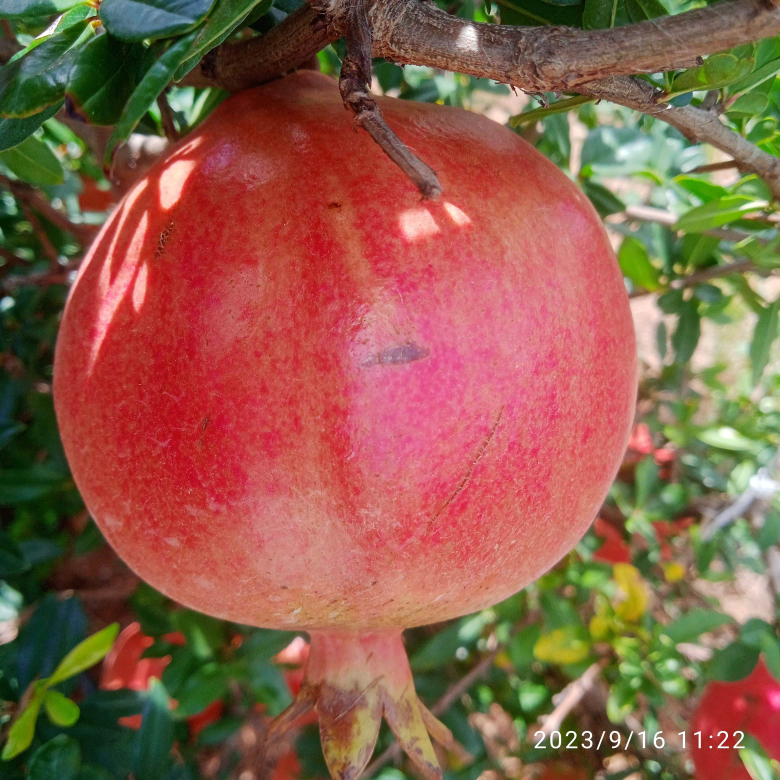
#> input picture HR/IMG_20230916_112202.jpg, 3120 x 3120 px (shown at 1/4 size); its folder holds only this picture in this run
$ jupyter execute Downscale.ipynb
#> lines starting #> are read from the running program, lines starting #| are printed output that depends on the picture
[cell 1]
import os
import cv2
import numpy as np
from tqdm import tqdm

def pixelate_image(image_path, scale_percent, pixelation_factor):
    # Read the image
#> called with image_path = 'HR/IMG_20230916_112202.jpg', scale_percent = 75, pixelation_factor = 20
    img = cv2.imread(image_path, cv2.IMREAD_UNCHANGED)
#> img is the input picture: shape (3120, 3120, 3); mean B, G, R 74.4, 94.6, 140.4

    # Calculate the new dimensions
    width = int(img.shape[1] * scale_percent / 100)
#> width = 2340
    height = int(img.shape[0] * scale_percent / 100)
#> height = 2340
    dim = (width, height)
#> dim = (2340, 2340)

    # Calculate dimensions for pixelation
    small_width = max(1, int(width / pixelation_factor))
#> small_width = 117
    small_height = max(1, int(height / pixelation_factor))
#> small_height = 117
    small_dim = (small_width, small_height)
#> small_dim = (117, 117)

    # Downscale the image to a very small size
    small_img = cv2.resize(img, small_dim, interpolation=cv2.INTER_LINEAR)
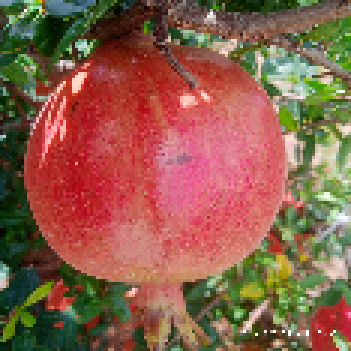
#> small_img: shape (117, 117, 3) (shown 3 times larger); mean B, G, R 74.3, 94.4, 140.3

    # Upscale the image to the desired size
    result = cv2.resize(small_img, dim, interpolation=cv2.INTER_NEAREST)
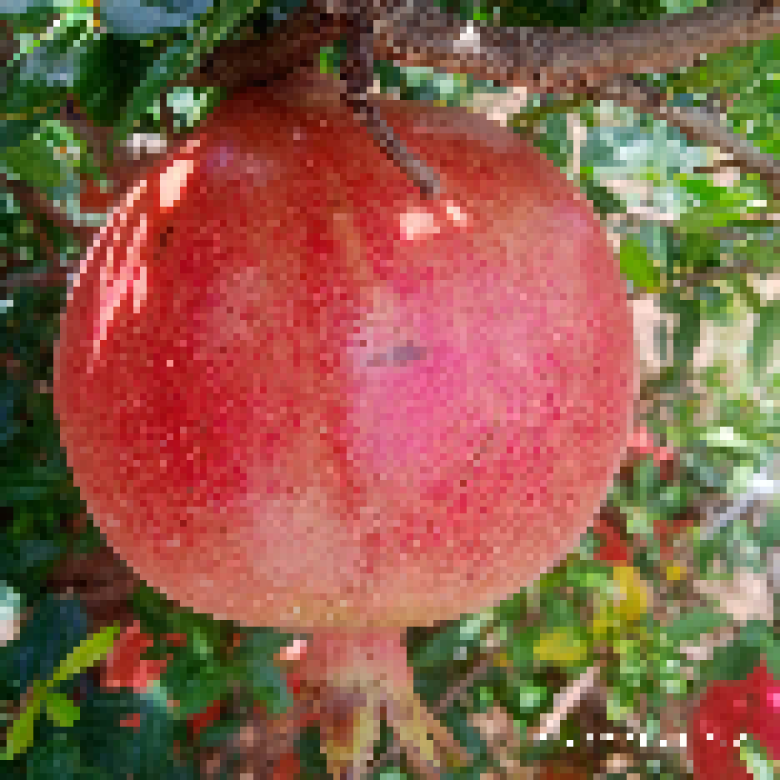
#> result: shape (2340, 2340, 3) (shown at 1/3 size); mean B, G, R 74.3, 94.4, 140.3

    return result

def process_directory(input_dir, output_dir, scale_percent, pixelation_factor):
    if not os.path.exists(output_dir):
        os.makedirs(output_dir)

    image_files = [f for f in os.listdir(input_dir) if f.lower().endswith(('.png', '.jpg', '.jpeg', '.tiff', '.bmp'))]

    for image_file in tqdm(image_files, desc="Processing images"):
        input_path = os.path.join(input_dir, image_file)
        output_path = os.path.join(output_dir, image_file)

        pixelated_img = pixelate_image(input_path, scale_percent, pixelation_factor)

        cv2.imwrite(output_path, pixelated_img)

# Set your input and output directories
input_directory = "HR"
output_directory = "LR"

# Set the scale percentage (e.g., 50 for half the original size)
scale_percent = 75

# Set the pixelation factor (higher values create more pixelation)
pixelation_factor = 20

# Process the images
process_directory(input_directory, output_directory, scale_percent, pixelation_factor)

print("Image processing completed!")

$ run again, on HR/IMG_20230916_112244.jpg
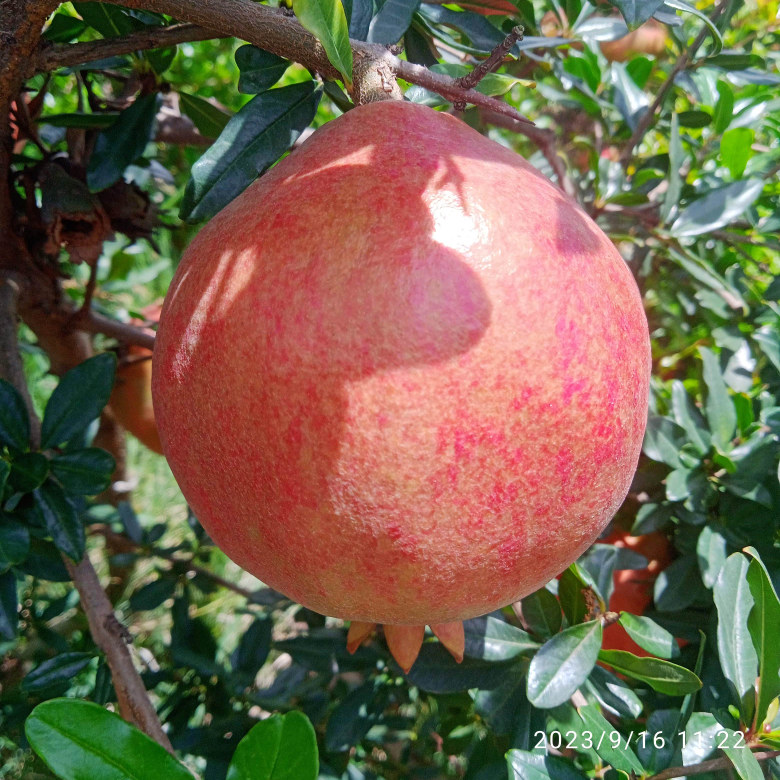
#> input picture HR/IMG_20230916_112244.jpg, 3120 x 3120 px (shown at 1/4 size)
#> in pixelate_image, img is the input picture: shape (3120, 3120, 3); mean B, G, R 77.7, 99.6, 115.8
#> in pixelate_image, `small_img = cv2.resize(img, small_dim, interpolation=cv2.INTER_LINEAR)`:
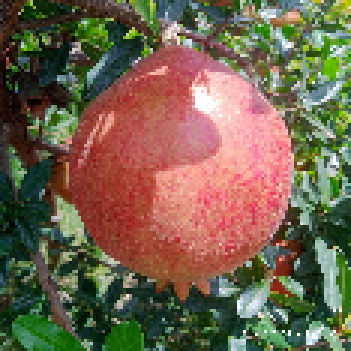
#> small_img: shape (117, 117, 3) (shown 3 times larger); mean B, G, R 77.6, 99.5, 115.7
#> in pixelate_image, `result = cv2.resize(small_img, dim, interpolation=cv2.INTER_NEAREST)`:
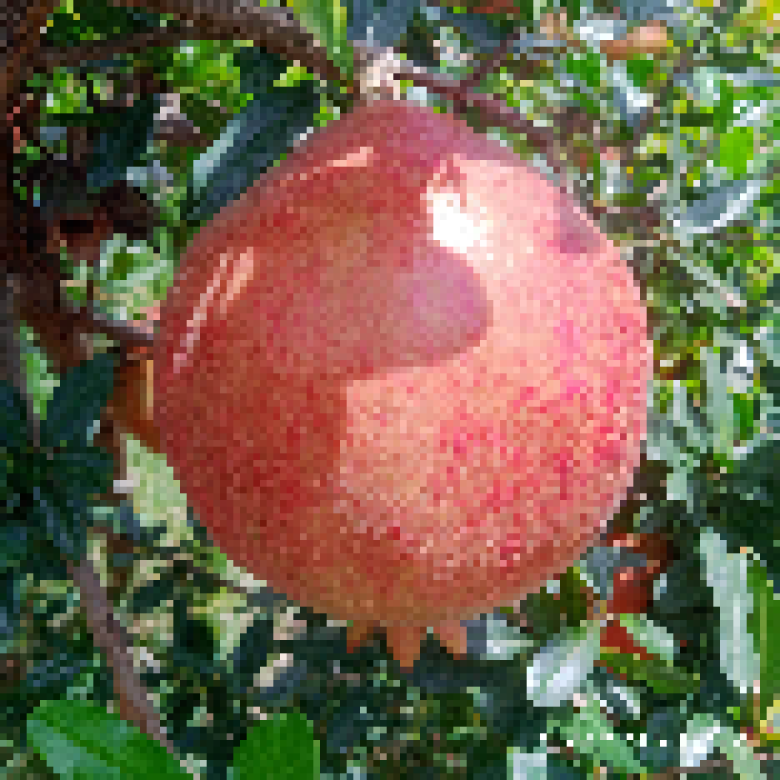
#> result: shape (2340, 2340, 3) (shown at 1/3 size); mean B, G, R 77.6, 99.5, 115.7

$ run again, on HR/IMG_20230916_112246_1.jpg
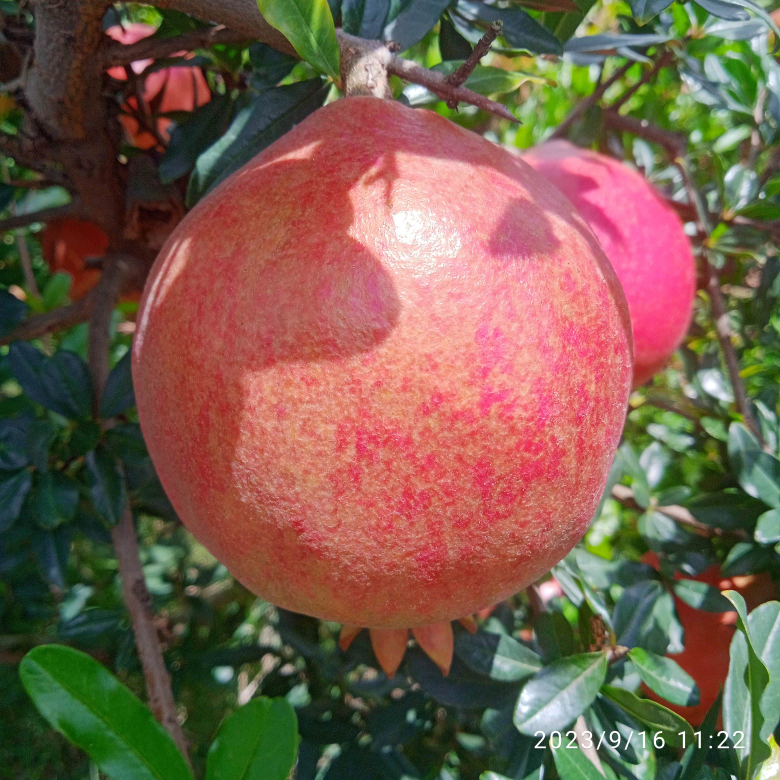
#> input picture HR/IMG_20230916_112246_1.jpg, 3120 x 3120 px (shown at 1/4 size)
#> in pixelate_image, img is the input picture: shape (3120, 3120, 3); mean B, G, R 76.7, 93.4, 119.3
#> in pixelate_image, `small_img = cv2.resize(img, small_dim, interpolation=cv2.INTER_LINEAR)`:
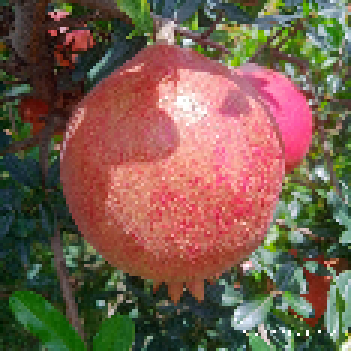
#> small_img: shape (117, 117, 3) (shown 3 times larger); mean B, G, R 76.6, 93.2, 119.2
#> in pixelate_image, `result = cv2.resize(small_img, dim, interpolation=cv2.INTER_NEAREST)`:
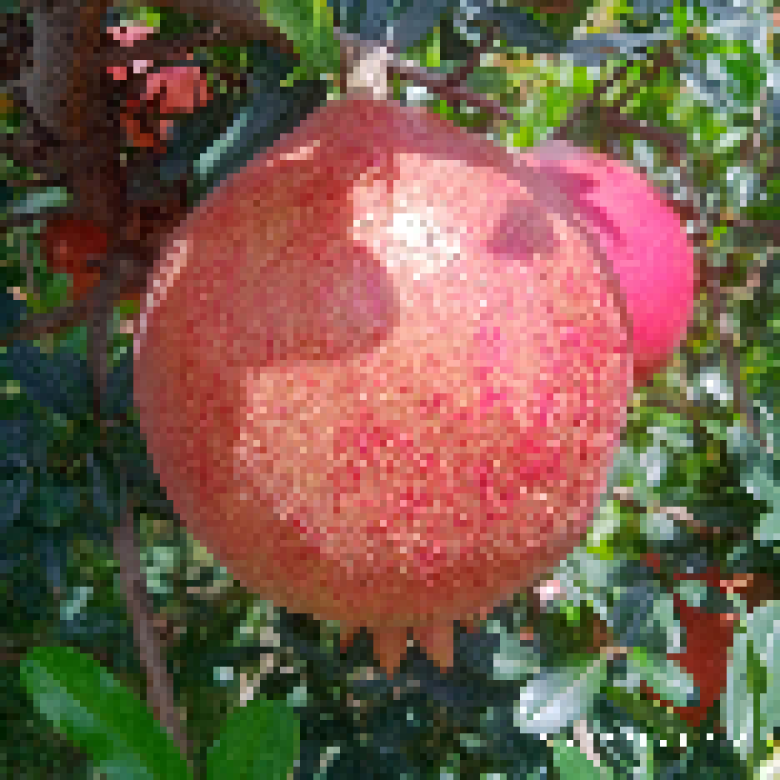
#> result: shape (2340, 2340, 3) (shown at 1/3 size); mean B, G, R 76.6, 93.2, 119.2

$ run again, on HR/IMG_20230916_112251_1.jpg
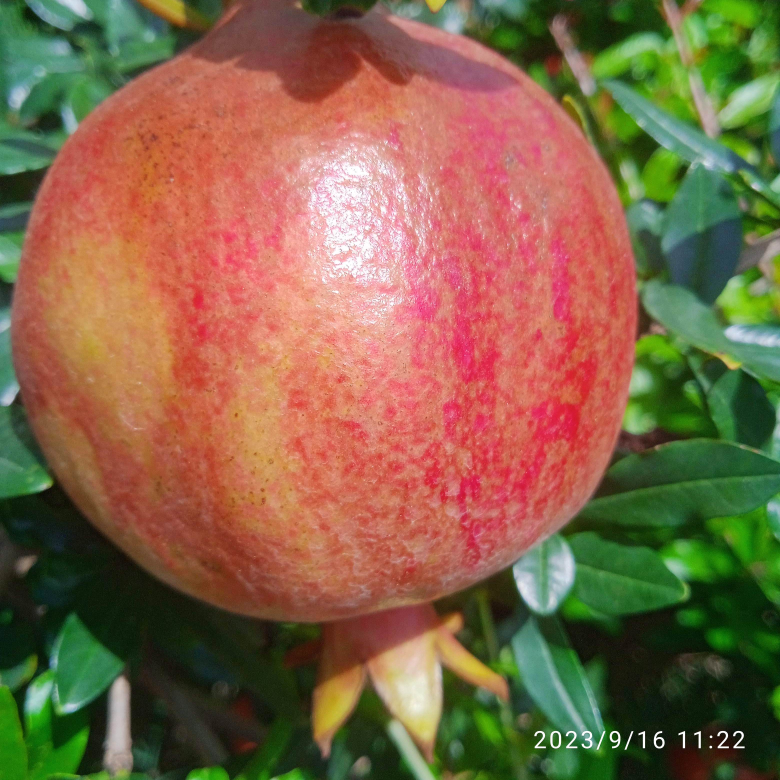
#> input picture HR/IMG_20230916_112251_1.jpg, 3120 x 3120 px (shown at 1/4 size)
#> in pixelate_image, img is the input picture: shape (3120, 3120, 3); mean B, G, R 71.9, 101.2, 130.7
#> in pixelate_image, `small_img = cv2.resize(img, small_dim, interpolation=cv2.INTER_LINEAR)`:
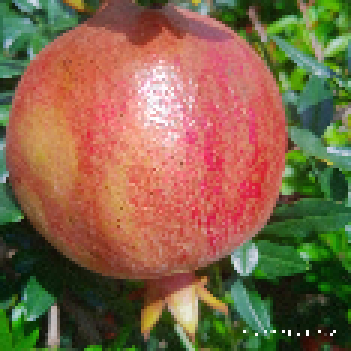
#> small_img: shape (117, 117, 3) (shown 3 times larger); mean B, G, R 71.8, 101, 130.6
#> in pixelate_image, `result = cv2.resize(small_img, dim, interpolation=cv2.INTER_NEAREST)`:
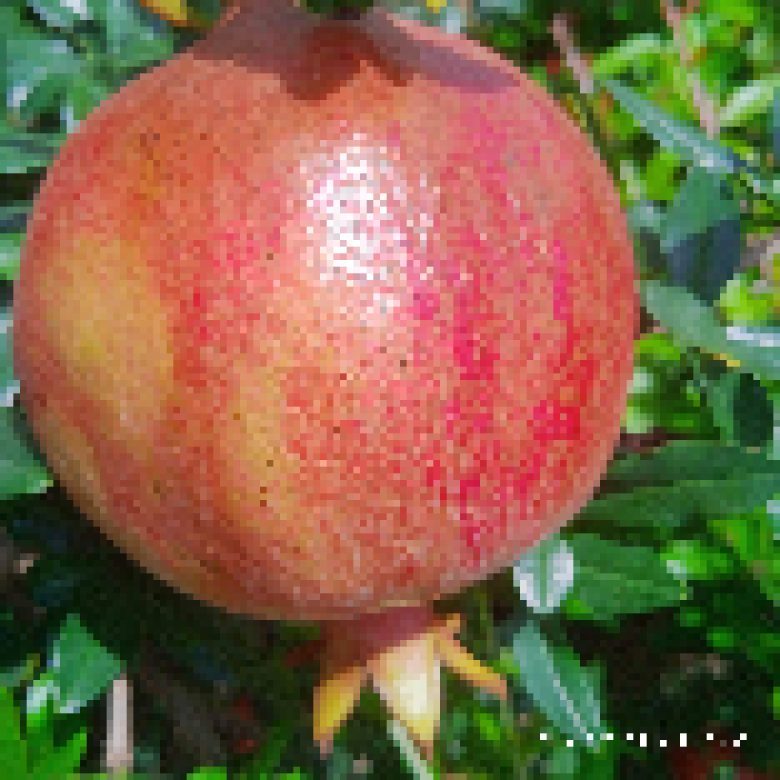
#> result: shape (2340, 2340, 3) (shown at 1/3 size); mean B, G, R 71.8, 101, 130.6

$ run again, on HR/IMG_20230916_112206_1.jpg
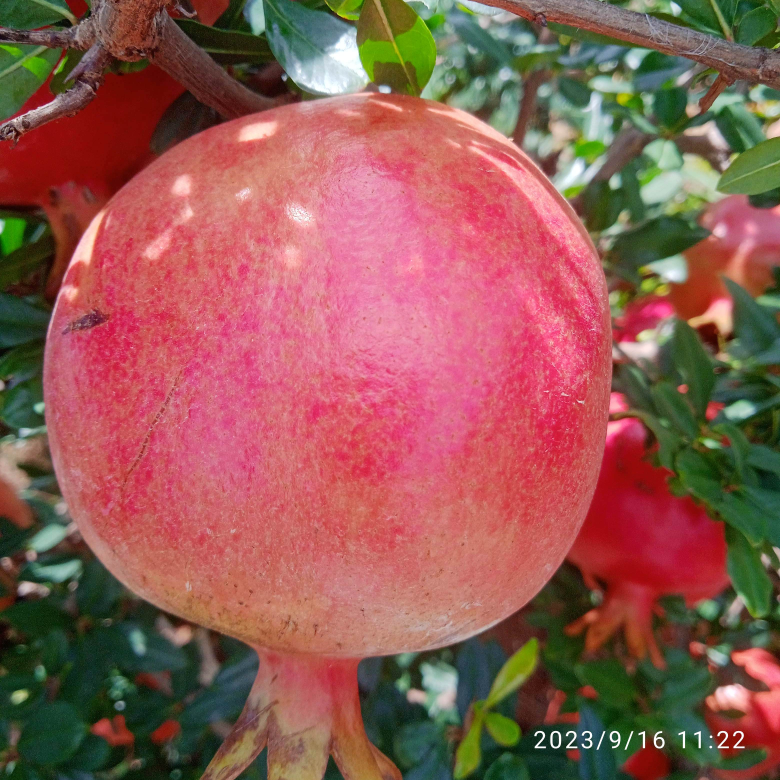
#> input picture HR/IMG_20230916_112206_1.jpg, 3120 x 3120 px (shown at 1/4 size)
#> in pixelate_image, img is the input picture: shape (3120, 3120, 3); mean B, G, R 83, 90.3, 144.5
#> in pixelate_image, `small_img = cv2.resize(img, small_dim, interpolation=cv2.INTER_LINEAR)`:
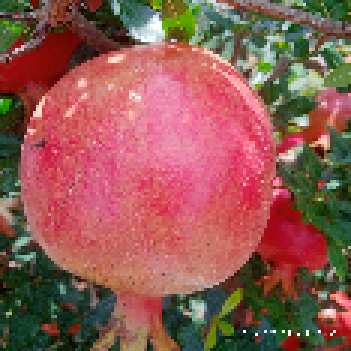
#> small_img: shape (117, 117, 3) (shown 3 times larger); mean B, G, R 82.8, 90.2, 144.4
#> in pixelate_image, `result = cv2.resize(small_img, dim, interpolation=cv2.INTER_NEAREST)`:
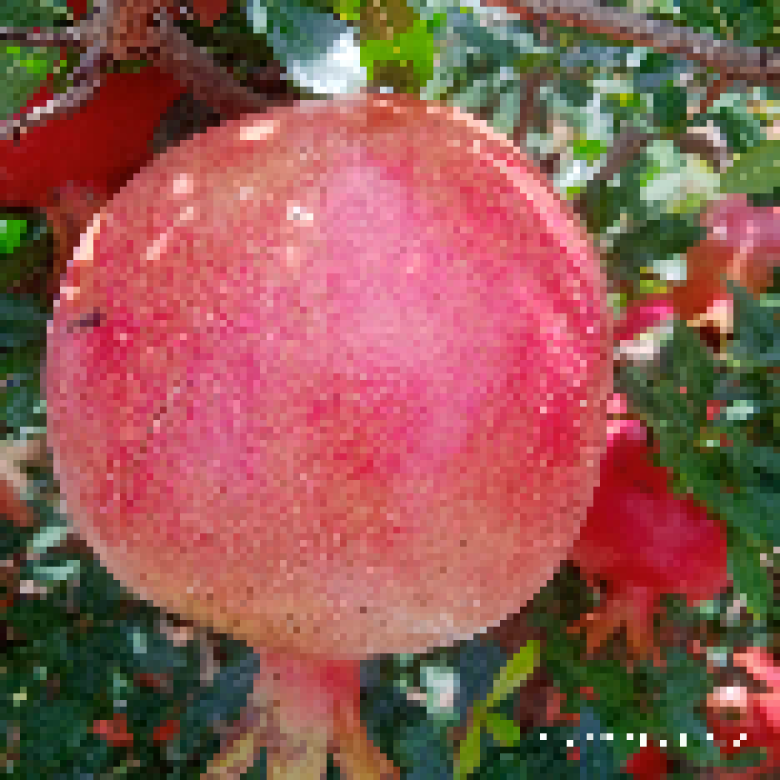
#> result: shape (2340, 2340, 3) (shown at 1/3 size); mean B, G, R 82.8, 90.2, 144.4
